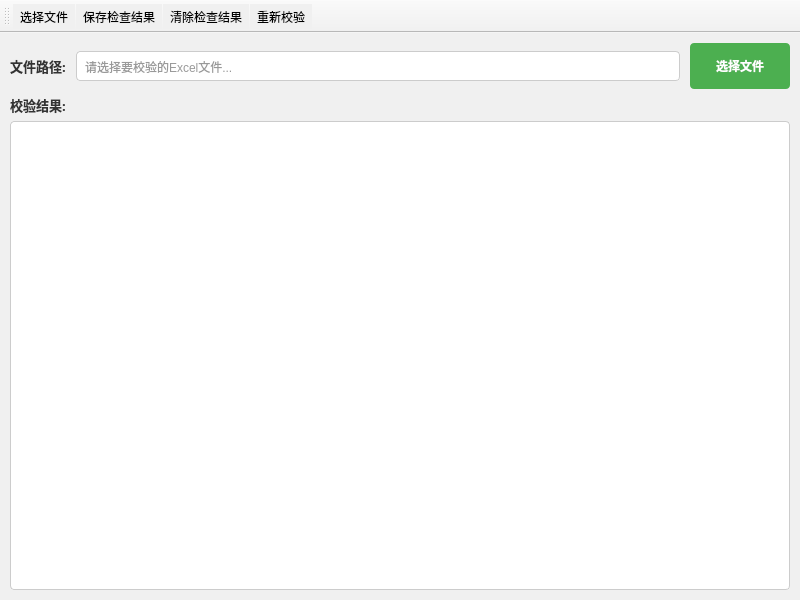
<?xml version="1.0" encoding="UTF-8"?>
<ui version="4.0">
    <class>AdtConsistencyCheckApp</class>
    <widget class="QMainWindow" name="AdtConsistencyCheckApp">
        <property name="geometry">
            <rect>
                <x>0</x>
                <y>0</y>
                <width>800</width>
                <height>600</height>
            </rect>
        </property>
        <property name="windowTitle">
            <string>ADT一致性检查工具</string>
        </property>
        <property name="windowIcon">
            <iconset resource="resources.qrc">
                <normaloff>:/resources/images/check.ico</normaloff>
                <normalon>:/resources/images/check.ico</normalon>
            </iconset>
        </property>
        <property name="styleSheet">
            <string notr="true">QWidget {
                background-color: #f0f0f0;
                font-family: 'Microsoft YaHei', Arial, sans-serif;
                }
                QPushButton {
                background-color: #4CAF50;
                color: white;
                border: none;
                padding: 8px 16px;
                border-radius: 4px;
                min-height: 30px;
                font-weight: bold;
                }
                QPushButton:hover {
                background-color: #45a049;
                }
                QPushButton:pressed {
                background-color: #3d8b40;
                }
                QLineEdit {
                border: 1px solid #ccc;
                border-radius: 4px;
                padding: 6px;
                background-color: white;
                color: #333;
                }
                QTextEdit {
                border: 1px solid #ccc;
                border-radius: 4px;
                padding: 6px;
                background-color: white;
                color: #333;
                selection-background-color: #4CAF50;
                selection-color: white;
                }
                QLabel {
                color: #333;
                font-size: 13px;
                }
                QStatusBar {
                background-color: #e0e0e0;
                color: #333;
                }
            </string>
        </property>
        <widget class="QWidget" name="centralwidget">
            <layout class="QVBoxLayout" name="mainLayout">
                <property name="leftMargin">
                    <number>10</number>
                </property>
                <property name="topMargin">
                    <number>10</number>
                </property>
                <property name="rightMargin">
                    <number>10</number>
                </property>
                <property name="bottomMargin">
                    <number>10</number>
                </property>
                <item>
                    <layout class="QHBoxLayout" name="fileLayout">
                        <property name="spacing">
                            <number>10</number>
                        </property>
                        <item>
                            <widget class="QLabel" name="label">
                                <property name="font">
                                    <font>
                                        <family>Microsoft YaHei</family>
                                        <pointsize>-1</pointsize>
                                        <bold>true</bold>
                                    </font>
                                </property>
                                <property name="text">
                                    <string>文件路径:</string>
                                </property>
                            </widget>
                        </item>
                        <item>
                            <widget class="QLineEdit" name="lineEdit">
                                <property name="placeholderText">
                                    <string>请选择要校验的Excel文件...</string>
                                </property>
                            </widget>
                        </item>
                        <item>
                            <widget class="QPushButton" name="pb_open">
                                <property name="sizePolicy">
                                    <sizepolicy hsizetype="Fixed" vsizetype="Fixed">
                                        <horstretch>0</horstretch>
                                        <verstretch>0</verstretch>
                                    </sizepolicy>
                                </property>
                                <property name="minimumSize">
                                    <size>
                                        <width>100</width>
                                        <height>46</height>
                                    </size>
                                </property>
                                <property name="text">
                                    <string>选择文件</string>
                                </property>
                            </widget>
                        </item>
                    </layout>
                </item>
                <item>
                    <widget class="QLabel" name="infoLabel">
                        <property name="font">
                            <font>
                                <family>Microsoft YaHei</family>
                                <pointsize>-1</pointsize>
                                <bold>true</bold>
                            </font>
                        </property>
                        <property name="text">
                            <string>校验结果:</string>
                        </property>
                    </widget>
                </item>
                <item>
                    <widget class="QTextEdit" name="textEdit">
                        <property name="minimumSize">
                            <size>
                                <width>0</width>
                                <height>200</height>
                            </size>
                        </property>
                        <property name="verticalScrollBarPolicy">
                            <enum>Qt::ScrollBarPolicy::ScrollBarAsNeeded</enum>
                        </property>
                        <property name="lineWrapMode">
                            <enum>QTextEdit::LineWrapMode::WidgetWidth</enum>
                        </property>
                        <property name="readOnly">
                            <bool>true</bool>
                        </property>
                    </widget>
                </item>
            </layout>
        </widget>
        <widget class="QMenuBar" name="menubar">
            <property name="geometry">
                <rect>
                    <x>0</x>
                    <y>0</y>
                    <width>589</width>
                    <height>17</height>
                </rect>
            </property>
        </widget>
<!--        <widget class="QStatusBar" name="statusbar"/>-->
        <widget class="QToolBar" name="toolBar">
            <property name="windowTitle">
                <string>工具栏</string>
            </property>
            <attribute name="toolBarArea">
                <enum>TopToolBarArea</enum>
            </attribute>
            <attribute name="toolBarBreak">
                <bool>false</bool>
            </attribute>
            <addaction name="actionOpen"/>
            <addaction name="actionSave"/>
            <addaction name="actionClear"/>
            <addaction name="actionRefresh"/>
        </widget>
        <action name="actionOpen">
            <property name="icon">
                <iconset resource="resource.qrc">
                    <normaloff>:/resources/images/open.png</normaloff>:/resources/images/open.png
                </iconset>
            </property>
            <property name="text">
                <string>选择文件</string>
            </property>
        </action>
        <action name="actionSave">
            <property name="icon">
                <iconset resource="resource.qrc">
                    <normaloff>:/resources/images/save.png</normaloff>:/resources/images/save.png
                </iconset>
            </property>
            <property name="text">
                <string>保存检查结果</string>
            </property>
        </action>
        <action name="actionClear">
            <property name="icon">
                <iconset resource="resource.qrc">
                    <normaloff>:/resources/images/clear.png</normaloff>:/resources/images/clear.png
                </iconset>
            </property>
            <property name="text">
                <string>清除检查结果</string>
            </property>
        </action>
        <action name="actionRefresh">
            <property name="icon">
                <iconset resource="resource.qrc">
                    <normaloff>:/resources/images/refresh.png</normaloff>:/resources/images/refresh.png
                </iconset>
            </property>
            <property name="text">
                <string>重新校验</string>
            </property>
        </action>
        <action name="actionAbout">
            <property name="text">
                <string>关于</string>
            </property>
        </action>
    </widget>
    <resources>
        <include location="resource.qrc"/>
    </resources>
    <connections/>
</ui>
